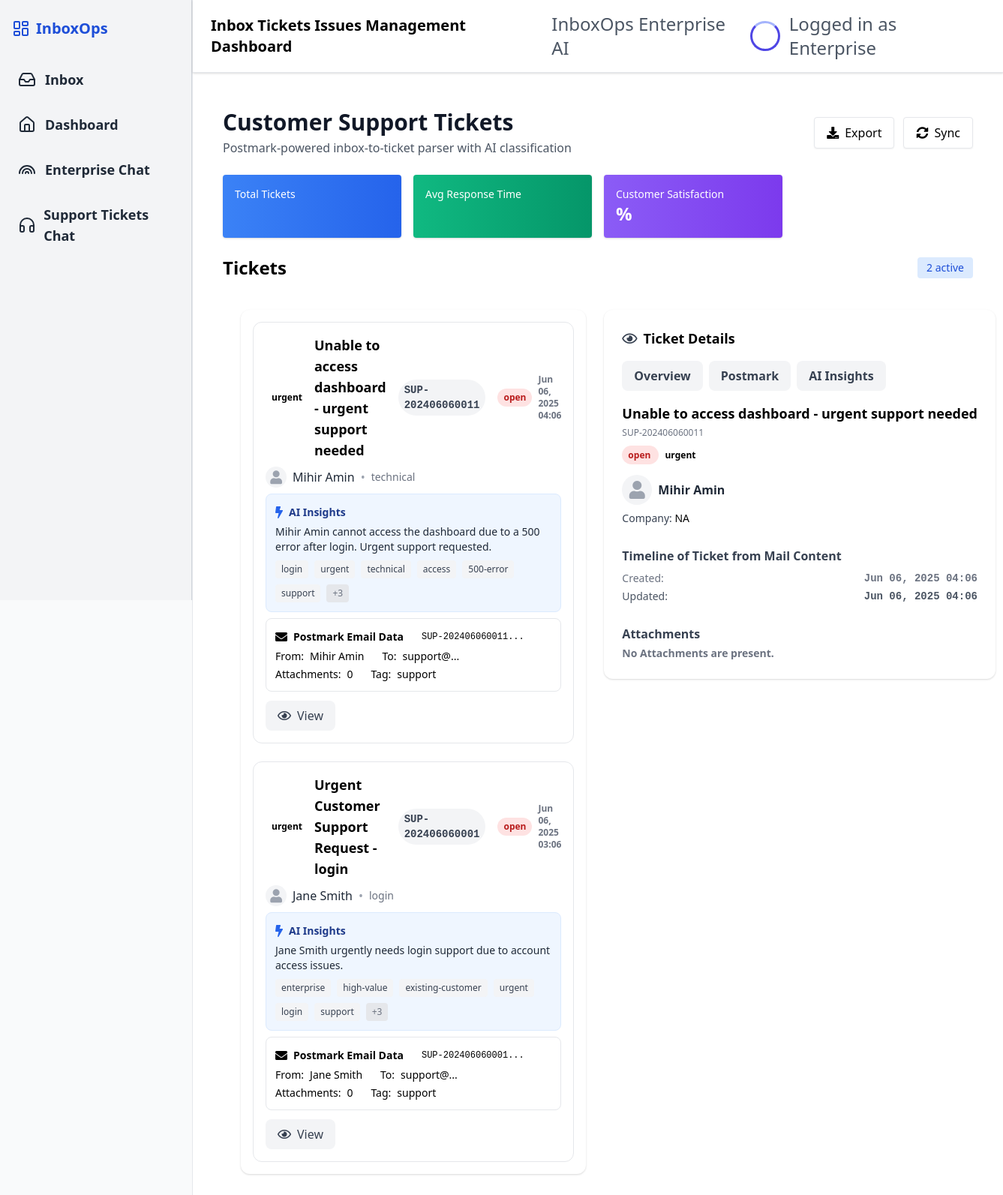
Screenshot of /support-customer with the database file from the repository.
### app/models.py (models this page shows)
class SupportTicket(Base):
    __tablename__ = "support_tickets"
    id = Column(Integer, primary_key=True, index=True)
    sender = Column(String, index=True)
    subject = Column(String)
    message = Column(Text)
    category = Column(String, default="General")  # General, Billing, Login, Feedback, Complaint
    criticality = Column(String, default="Medium")  # Low, Medium, High, Urgent
    status = Column(String, default="open")  # open, in_progress, resolved, closed
    summary = Column(Text, nullable=True)
    tags = Column(String, nullable=True)  # Comma-separated tags like "password, refund"
    key = Column(String, unique=True)
    assigned_to = Column(String, nullable=True)
    created_at = Column(DateTime, default=datetime.utcnow)

### app/main.py (the view)
@app.get("/support-customer", response_class=HTMLResponse)
def support_chat(request: Request, db: Session = Depends(get_db)):
    tickets = db.query(models.SupportTicket).order_by(models.SupportTicket.created_at.desc()).limit(20).all()
    tickets_dict = []
    for t in tickets:
        tickets_dict.append({
            "id": t.id,
            "sender": t.sender,
            "subject": t.subject,
            "message": t.message,
            "category": t.category,
            "criticality": t.criticality,
            "status": t.status,
            "summary": t.summary,
            "tags": t.tags.split(",") if t.tags else [],
            "key": t.key,
            "assigned_to": t.assigned_to,
            "created_at": t.created_at.strftime('%b %d, %Y %H:%M') if t.created_at else "",
            "postmarkData": t.raw_json if hasattr(t, "raw_json") else {},
        })
    return templates.TemplateResponse("support_customer.html", {"request": request, "tickets": tickets_dict})

### templates/support_customer.html (shortened to what this page needs)
{% extends "layout.html" %}
{% block content %}
<head>
  <link href="https://cdnjs.cloudflare.com/ajax/libs/font-awesome/5.15.4/css/all.min.css" rel="stylesheet">
</head>
<div class="p-6 space-y-6">
  <div class="flex items-center justify-between">
    <div>
      <h1 class="text-3xl font-bold text-gray-900">Customer Support Tickets</h1>
      <p class="text-gray-600 mt-1">Postmark-powered inbox-to-ticket parser with AI classification</p>
    </div>
    <div class="flex items-center gap-3">
      <a href="/export" class="px-4 py-2 bg-white border rounded shadow-sm flex items-center gap-2">
        <i class="fas fa-download"></i> Export
      </a>
      <a href="/sync" class="px-4 py-2 bg-white border rounded shadow-sm flex items-center gap-2">
        <i class="fas fa-sync-alt"></i> Sync
      </a>
    </div>
  </div>
  <div class="grid grid-cols-1 sm:grid-cols-2 lg:grid-cols-4 gap-4">
    <div class="p-4 bg-gradient-to-r from-blue-500 to-blue-600 text-white rounded shadow">
      <h4 class="text-sm font-medium">Total Tickets</h4>
    </div>
    <div class="p-4 bg-gradient-to-r from-green-500 to-green-600 text-white rounded shadow">
      <h4 class="text-sm font-medium">Avg Response Time</h4>
    </div>
    <div class="p-4 bg-gradient-to-r from-purple-500 to-purple-600 text-white rounded shadow">
      <h4 class="text-sm font-medium">Customer Satisfaction</h4>
      <p class="text-2xl font-bold">{{ satisfaction_score }}%</p>
    </div>
  </div>
  <div class="mt-6">
    <div class="flex items-center justify-between mb-4">
      <h2 class="text-2xl font-semibold">Tickets</h2>
      <span class="bg-blue-100 text-blue-700 px-3 py-1 rounded text-sm">{{ tickets|length }} active</span>
    </div>
<div class="flex flex-col lg:flex-row gap-6 p-6">
  <div class="flex-1">
    <div class="bg-white rounded-xl shadow p-4 space-y-6">
      {% for ticket in tickets %}
<div class="rounded-xl border border-gray-200 p-4 mb-4{% if loop.first %} mt-0{% endif %}">
  <div class="flex items-center gap-2 mb-2">
    {% if ticket.criticality %}
      <span class="px-2 py-1 rounded-full text-xs font-semibold
        {% if ticket.criticality|lower == 'urgent' or ticket.criticality|lower == 'high' %}
          bg-orange-100 text-orange-700
        {% elif ticket.criticality|lower == 'medium' %}
          bg-yellow-100 text-yellow-700
        {% else %}
          bg-gray-100 text-gray-700
        {% endif %}
      ">
        {{ ticket.criticality|lower }}
      </span>
    {% endif %}
    <span class="font-semibold text-lg">{{ ticket.subject }}</span>
    {% if ticket.key %}
      <span class="ml-2 px-2 py-1 rounded-full bg-gray-100 text-gray-700 text-sm font-black font-mono">{{ ticket.key }}</span>
    {% endif %}
    {% if ticket.status %}
      <span class="ml-2 px-2 py-1 rounded-full text-xs font-semibold
        {% if ticket.status == 'open' %}
          bg-red-100 text-red-700
        {% elif ticket.status == 'in_progress' %}
          bg-blue-100 text-blue-700
        {% elif ticket.status == 'resolved' %}
          bg-green-100 text-green-700
        {% else %}
          bg-gray-100 text-gray-700
        {% endif %}
      ">
        {{ ticket.status.replace('_', ' ') }}
      </span>
    {% endif %}
    <span class="ml-auto text-xs text-gray-500 font-semibold">
      {{ ticket.created_at }}
    </span>
  </div>
  <div class="flex items-center gap-2 mb-2">
    <span class="rounded-full bg-gray-100 w-7 h-7 flex items-center justify-center text-gray-400 text-lg">
      <i class="fas fa-user"></i>
    </span>
    <span class="font-medium text-gray-800">{{ ticket.sender }}</span>
    <span class="text-gray-400">•</span>
    <span class="text-gray-500 text-sm">{{ ticket.category }}</span>
  </div>
  {% if ticket.summary %}
  <div class="bg-blue-50 border border-blue-100 rounded-lg p-3 mb-2">
    <div class="flex items-center gap-2 mb-1">
      <span class="text-blue-600"><i class="fas fa-bolt"></i></span>
      <span class="font-semibold text-blue-900 text-sm">AI Insights</span>
    </div>
    <div class="text-gray-800 text-sm">{{ ticket.summary }}</div>
    {% if ticket.tags %}
      <div class="mt-2 flex flex-wrap gap-2">
        {% for tag in ticket.tags %}
          <span class="px-2 py-1 rounded bg-gray-100 text-gray-700 text-xs">{{ tag }}</span>
        {% endfor %}
        {% if ticket.tags|length > 3 %}
          <span class="px-2 py-1 rounded bg-gray-200 text-gray-500 text-xs">+{{ ticket.tags|length - 3 }}</span>
        {% endif %}
      </div>
    {% endif %}
  </div>
  {% endif %}
  <div class="bg-orange-50 border border-orange-100 rounded-lg p-3 mb-2">
    <div class="flex items-center gap-2 mb-1">
      <span class="text-orange-600"><i class="fas fa-envelope"></i></span>
      <span class="font-semibold text-orange-900 text-sm">Postmark Email Data</span>
      {% if ticket.key %}
        <span class="ml-2 px-2 py-1 rounded-full bg-orange-200 text-orange-800 text-xs font-mono">{{ ticket.key }}...</span>
      {% endif %}
    </div>
    <div class="flex items-center gap-2 text-sm">
      <span class="font-medium">From:</span>
      <span>{{ ticket.sender }}</span>
      <span class="ml-4 font-medium">To:</span>
      <span>support@...</span>
    </div>
    <div class="flex items-center gap-2 text-sm mt-1">
      <span class="font-medium">Attachments:</span>
      <span>{{ ticket.attachments|length if ticket.attachments else 0 }}</span>
      <span class="ml-4 font-medium">Tag:</span>
      <span>support</span>
    </div>
  </div>
  <div class="flex gap-2 mt-3">
    <button
      class="px-4 py-2 bg-gray-100 rounded-lg text-gray-700 flex items-center gap-2 hover:bg-gray-200 view-ticket-btn"
      data-ticket='{{ ticket | tojson | safe }}'>
      <i class="far fa-eye"></i> View
    </button>
  </div>
</div>
{% endfor %}
    </div>
  </div>
  <div class="lg:w-[400px] flex-shrink-0">
    <div class="bg-white rounded-xl shadow p-6 sticky top-6 w-fit">
      <div class="flex items-center gap-2 mb-4">
        <span class="text-gray-700 text-lg"><i class="far fa-eye"></i></span>
        <span class="font-semibold text-lg">Ticket Details</span>
      </div>
      <div class="flex gap-2 mb-4">
        <button class="px-4 py-2 rounded-lg bg-gray-100 text-gray-700 font-semibold focus:bg-white focus:shadow">Overview</button>
        <button class="px-4 py-2 rounded-lg bg-gray-100 text-gray-700 font-semibold">Postmark</button>
        <button class="px-4 py-2 rounded-lg bg-gray-100 text-gray-700 font-semibold">AI Insights</button>
      </div>
      {% set ticket = tickets[0] if tickets else None %}
      {% if ticket %}
      <div>
        <div class="font-semibold text-lg mb-1">{{ ticket.subject }}</div>
        <div class="mb-2 text-xs text-gray-500">{{ ticket.key }}</div>
        <div class="mb-2">
          {% if ticket.status %}
            <span class="px-2 py-1 rounded-full text-xs font-semibold
              {% if ticket.status == 'open' %}
                bg-red-100 text-red-700
              {% elif ticket.status == 'in_progress' %}
                bg-blue-100 text-blue-700
              {% elif ticket.status == 'resolved' %}
                bg-green-100 text-green-700
              {% else %}
                bg-gray-100 text-gray-700
              {% endif %}
            ">
              {{ ticket.status.replace('_', ' ') }}
            </span>
          {% endif %}
          {% if ticket.criticality %}
            <span class="px-2 py-1 rounded-full text-xs font-semibold
              {% if ticket.criticality|lower == 'urgent' or ticket.criticality|lower == 'high' %}
                bg-orange-100 text-orange-700
              {% elif ticket.criticality|lower == 'medium' %}
                bg-yellow-100 text-yellow-700
              {% else %}
                bg-gray-100 text-gray-700
              {% endif %}
            ">
              {{ ticket.criticality|lower }}
            </span>
          {% endif %}
        </div>
        <div class="mt-4 mb-2">
          <div class="flex items-center gap-2">
            <span class="rounded-full bg-gray-100 w-10 h-10 flex items-center justify-center text-gray-400 text-2xl">
              <i class="fas fa-user"></i>
            </span>
            <div>
              <div class="font-semibold text-gray-800">{{ ticket.sender }}</div>
            </div>
          </div>
          <div class="mt-2 text-sm">
            <div><span class="font-medium text-gray-700">Company:</span> {{ ticket.senderCompany if ticket.senderCompany else 'NA' }}</div>
          </div>
        </div>
        <div class="mt-4 py-3">
          <div class="font-bold text-gray-700 mb-1">Timeline of Ticket from Mail Content</div>
            <div class="text-sm text-gray-500 flex justify-between py-1">
            <div>Created:</div>
            <span class="font-mono font-black">{{ ticket.created_at }}</span>
            </div>
            <div class="text-sm text-gray-600 flex justify-between">
            <div>Updated:</div>
            <span class="font-mono font-black">{{ ticket.updated_at or ticket.created_at }}</span>
            </div>
        </div>
        <div class="mt-4">
          <div class="font-bold text-gray-700 mb-1">Attachments</div>
            {% if ticket.attachments and ticket.attachments|length > 0 %}
            <div class="space-y-2">
            {% for attachment in ticket.attachments %}
            <div class="flex items-center gap-2 bg-gray-50 rounded px-3 py-2">
              <i class="fas fa-file-alt text-gray-400"></i>
              <span class="flex-1">{{ attachment.name }}</span>
              <span class="text-xs text-gray-400">{{ attachment.size }}</span>
              <a href="{{ attachment.url }}" class="text-gray-500 hover:text-blue-600" download>
              <i class="fas fa-download"></i>
              </a>
            </div>
            {% endfor %}
            </div>
            {% else %}
            <div class="text-gray-500 text-sm font-bold">No Attachments are present.</div>
            {% endif %}
        </div>
      </div>
      {% else %}
      <div class="text-gray-400 text-center py-12">No ticket selected.</div>
      {% endif %}
    </div>
  </div>
</div>
{% endblock %}

### rows the page displays
SupportTicket: criticality "urgent", subject "Unable to access dashboard - urgent support needed", key "SUP-202406060011", status.replace "open", created_at "Jun 06, 2025 04:06", sender "Mihir Amin", category "technical", summary "Mihir Amin cannot access the dashboard due to a 500 error after login. Urgent support requested.", tags "login" "urgent" "technical" "access" "500-error" "support", tags|length "3", attachments|length "0"
SupportTicket: criticality "urgent", subject "Urgent Customer Support Request - login", key "SUP-202406060001", status.replace "open", created_at "Jun 06, 2025 03:06", sender "Jane Smith", category "login", summary "Jane Smith urgently needs login support due to account access issues.", tags "enterprise" "high-value" "existing-customer" "urgent" "login" "support", tags|length "3", attachments|length "0"

### other values shown
{{ tickets|length }} "2"
{{ ticket.senderCompany if ticket.senderCompany else 'NA' }} "NA"
{{ ticket.created_at }} "Jun 06, 2025 04:06"
{{ ticket.updated_at or ticket.created_at }} "Jun 06, 2025 04:06"
